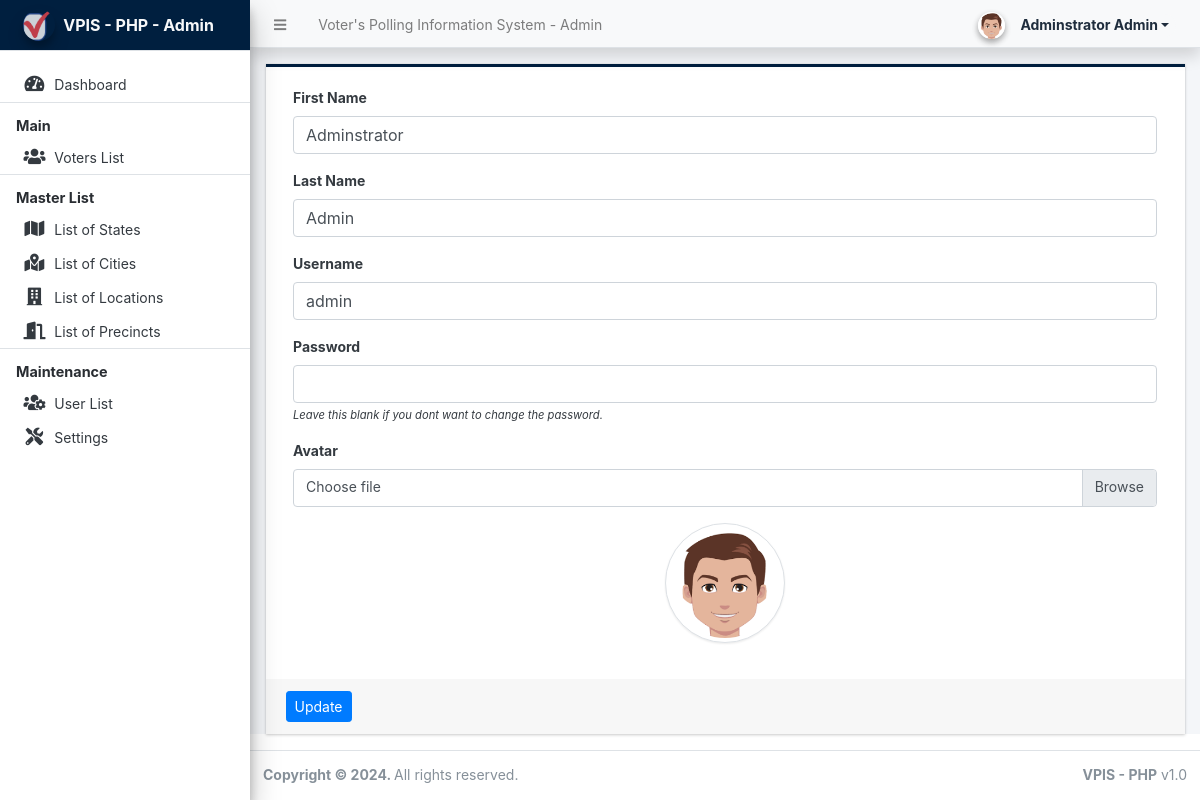
The app's page /admin/?page=user (signed in) with its own data.
### tables this page shows
CREATE TABLE `users` (
  `id` int(50) NOT NULL,
  `firstname` varchar(250) NOT NULL,
  `lastname` varchar(250) NOT NULL,
  `username` text NOT NULL,
  `password` text NOT NULL,
  `avatar` text DEFAULT NULL,
  `last_login` datetime DEFAULT NULL,
  `type` tinyint(1) NOT NULL DEFAULT 0,
  `date_added` datetime NOT NULL DEFAULT current_timestamp(),
  `date_updated` datetime DEFAULT current_timestamp() ON UPDATE current_timestamp()
);

### classes/DBConnection.php (called while the page is built, shortened)
<?php
class DBConnection{
    private $host = DB_SERVER;
    private $username = DB_USERNAME;
    private $password = DB_PASSWORD;
    private $database = DB_NAME;
    public $conn;
    public function __construct(){
        if (!isset($this->conn)) {
            $this->conn = new mysqli($this->host, $this->username, $this->password, $this->database);
        }
    }
}
?>

### classes/SystemSettings.php (called while the page is built, shortened)
<?php
class SystemSettings extends DBConnection{
	function userdata($field = ''){
		if(!empty($field)){
			if(isset($_SESSION['userdata'][$field]))
				return $_SESSION['userdata'][$field];
			else
				return null;
		}else{
			return false;
		}
	}
}
$_settings = new SystemSettings();
?>

### config.php (called while the page is built, shortened)
<?php
require_once('classes/DBConnection.php');
require_once('classes/SystemSettings.php');
function validate_image($file){
	if(!empty($file)){
        $ex = explode("?",$file);
        $file = $ex[0];
        $ts = isset($ex[1]) ? "?".$ex[1] : '';
		if(is_file(base_app.$file)){
			return base_url.$file.$ts;
		}else{
			return base_url.'dist/img/no-image-available.png';
		}
	}else{
		return base_url.'dist/img/no-image-available.png';
	}
}
?>

### admin/user/index.php (the view, shortened to what this page needs)
<?php
$user = $conn->query("SELECT * FROM users where id ='".$_settings->userdata('id')."'");
foreach($user->fetch_array() as $k =>$v){
	$meta[$k] = $v;
}
?>
<div class="card card-outline rounded-0 card-navy">
	<div class="card-body">
		<div class="container-fluid">
			<form action="" id="manage-user">
				<div class="form-group">
					<label for="name">First Name</label>
					<input type="text" name="firstname" id="firstname" class="form-control" value="<?php echo isset($meta['firstname']) ? $meta['firstname']: '' ?>" required>
				</div>
				<div class="form-group">
					<label for="name">Last Name</label>
					<input type="text" name="lastname" id="lastname" class="form-control" value="<?php echo isset($meta['lastname']) ? $meta['lastname']: '' ?>" required>
				</div>
				<div class="form-group">
					<label for="username">Username</label>
					<input type="text" name="username" id="username" class="form-control" value="<?php echo isset($meta['username']) ? $meta['username']: '' ?>" required  autocomplete="off">
				</div>
				<div class="form-group">
					<label for="password">Password</label>
					<input type="password" name="password" id="password" class="form-control" value="" autocomplete="off">
					<small><i>Leave this blank if you dont want to change the password.</i></small>
				</div>
				<div class="form-group">
					<label for="" class="control-label">Avatar</label>
					<div class="custom-file">
		              <label class="custom-file-label" for="customFile">Choose file</label>
		            </div>
				</div>
				<div class="form-group d-flex justify-content-center">
					<img src="<?php echo validate_image(isset($meta['avatar']) ? $meta['avatar'] :'') ?>" alt="" id="cimg" class="img-fluid img-thumbnail">
				</div>
			</form>
		</div>
	</div>
	<div class="card-footer">
			<div class="col-md-12">
				<div class="row">
					<button class="btn btn-sm btn-primary" form="manage-user">Update</button>
				</div>
			</div>
		</div>
</div>

### admin/user/index.php (style rules this page uses)
img#cimg { height: 15vh; width: 15vh; object-fit: cover; border-radius: 100% 100%; }

### records on screen
users: firstname "Adminstrator", lastname "Admin", username "admin", avatar (picture)

### other values on screen
$_settings->info('name') "Voter's Polling Information System"
$_settings->userdata('firstname').' '.$_settings->userdata('lastname') "Adminstrator Admin"
$_settings->info('short_name') "VPIS - PHP"
